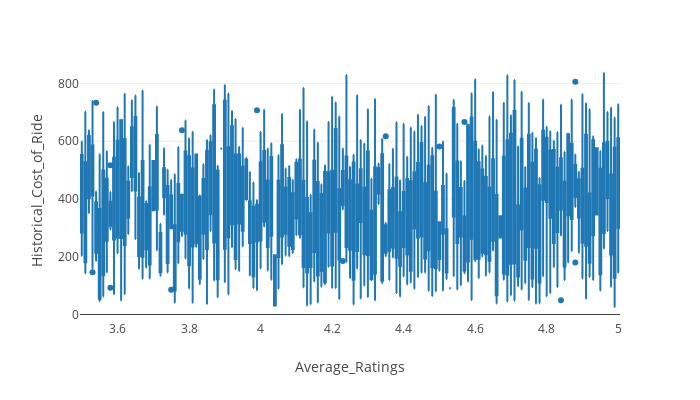

Notebook source saved alongside this figure:
### Code cell
fig = px.box(data, x='Average_Ratings',
             y='Historical_Cost_of_Ride'
             , template="none",  width=700, height=400)
fig.show()

### Figure 1 — Plotly figure (JSON) as saved in the notebook; plotly's stock layout.template omitted (floating-point values rounded to 4 significant figures; data arrays with more than 128 entries replaced by an {"elided": "..."} marker saying what was removed)
{"data": [{"alignmentgroup": "True", "hovertemplate": "Average_Ratings=%{x}<br>Historical_Cost_of_Ride=%{y}<extra></extra>", "legendgroup": "", "marker": {"color": "#1F77B4"}, "name": "", "notched": false, "offsetgroup": "", "orientation": "v", "showlegend": false, "type": "box", "x": {"elided": "1000 float values"}, "x0": " ", "xaxis": "x", "y": {"elided": "1000 float values"}, "y0": " ", "yaxis": "y"}], "layout": {"boxmode": "group", "height": 400, "legend": {"tracegroupgap": 0}, "margin": {"t": 60}, "width": 700, "xaxis": {"anchor": "y", "domain": [0, 1], "title": {"text": "Average_Ratings"}}, "yaxis": {"anchor": "x", "domain": [0, 1], "title": {"text": "Historical_Cost_of_Ride"}}}}
